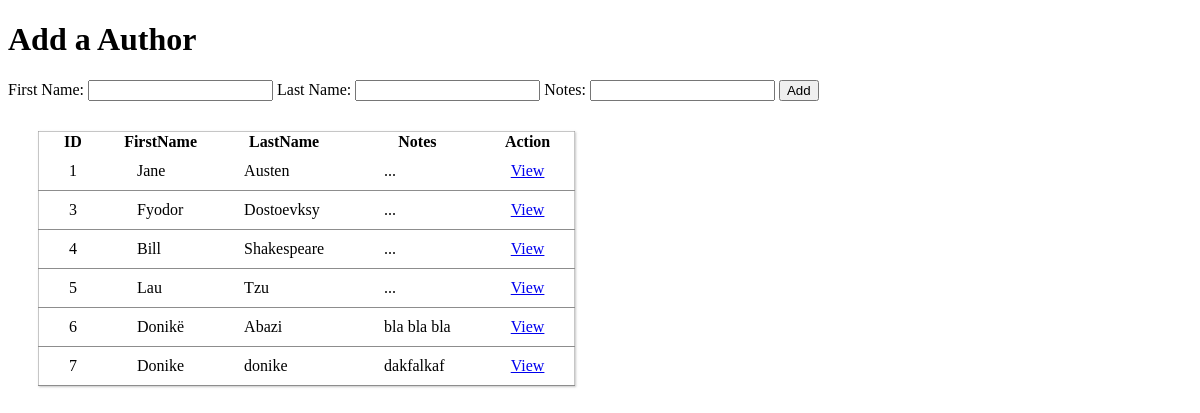
The app's page /authors with its own data.
### books_authors_app/models.py (models this page shows)
class Author(models.Model):
    first_name = models.CharField(max_length=45)
    last_name = models.CharField(max_length=45)
    created_at = models.DateTimeField(auto_now_add=True)
    updated_at = models.DateTimeField(auto_now=True)
    books = models.ManyToManyField(Book, related_name="books")
    notes = models.TextField(default="...")

### books_authors_app/views.py (the view)
# urls.py: path('authors', views.authors),
def authors(request):
    if request.POST:
        fname = request.POST['first_name']
        lname = request.POST['last_name']
        notes = request.POST['notes']
        Author.objects.create(first_name=fname,last_name=lname,notes=notes)
    context ={
        "all_authors": Author.objects.all()
    }
    return render(request, "authors.html", context)

### books_authors_app/templates/authors.html (shortened to what this page needs)
<!DOCTYPE html>
<html lang="en">
<head>
    {% load static %}
    <link rel="stylesheet" href="{% static 'style.css' %}">
</head>
<body>
    <h1>Add a Author</h1>
    <form method="POST">
        First Name: <input type="text" name="first_name">
        Last Name: <input type="text" name="last_name">
        Notes: <input type="text" name="notes">
        <button type="submit">Add</button>
    </form>
    <table>
        <thead>
            <th>ID</th>
            <th>FirstName</th>
            <th>LastName</th>
            <th>Notes</th>
            <th>Action</th>
        </thead>
        <tbody>
            {% for author in all_authors %}
                <tr>
                    <td>{{author.id}}</td>
                    <td>{{ author.first_name }}</td>
                    <td>{{ author.last_name }}</td>
                    <td>{{ author.notes }}</td>
                    <td><a href="{% url 'author' author.id %}"> View</a></td>
                </tr>
            {% endfor %}
        </tbody>
    </table>
</body>
</html>

### books_authors_app/static/style.css (style rules this page uses)
table { margin: 30px; border: 1px solid rgba(141,141,141,.5); box-shadow: 1px 1px 2px rgba(141,141,141,.5); border-collapse: collapse; }
table tbody td { padding: 10px 30px; border-bottom: 1px solid rgba(141,141,141); }

### records on screen
Author: id "1", first_name "Jane", last_name "Austen", notes "..."
Author: id "3", first_name "Fyodor", last_name "Dostoevksy", notes "..."
Author: id "4", first_name "Bill", last_name "Shakespeare", notes "..."
Author: id "5", first_name "Lau", last_name "Tzu", notes "..."
Author: id "6", first_name "Donikë", last_name "Abazi", notes "bla bla bla"
Author: id "7", first_name "Donike", last_name "donike", notes "dakfalkaf"
